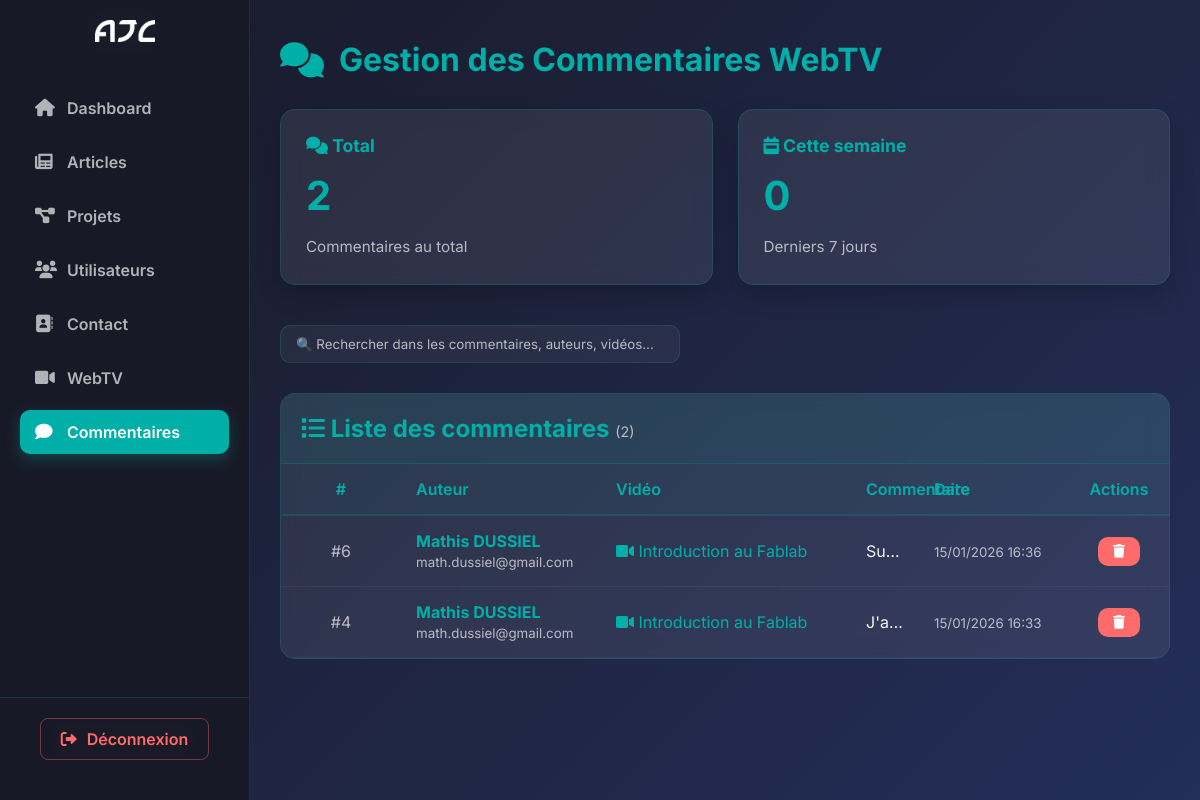
The page /public/index.php?page=admin-comments (signed in) on the database its author committed.
### tables this page shows
CREATE TABLE IF NOT EXISTS `commentaires` (
  `id` int NOT NULL AUTO_INCREMENT,
  `texte` text NOT NULL,
  `user_id` int NOT NULL,
  `video_id` int NOT NULL,
  `created_at` datetime DEFAULT CURRENT_TIMESTAMP,
  PRIMARY KEY (`id`),
  KEY `fk_commentaires_user_id` (`user_id`),
  KEY `fk_commentaires_video_id` (`video_id`)
);

CREATE TABLE IF NOT EXISTS `connexion` (
  `id` int NOT NULL AUTO_INCREMENT,
  `nom` varchar(100) NOT NULL,
  `email` varchar(150) NOT NULL,
  `photo` varchar(255) DEFAULT NULL,
  `mot_de_passe` varchar(255) NOT NULL,
  `role` varchar(50) DEFAULT 'Utilisateur',
  `date_creation` timestamp NULL DEFAULT CURRENT_TIMESTAMP,
  PRIMARY KEY (`id`),
  UNIQUE KEY `email` (`email`)
);

CREATE TABLE IF NOT EXISTS `videos` (
  `id` int NOT NULL AUTO_INCREMENT,
  `titre` varchar(255) NOT NULL,
  `description` text,
  `categorie` varchar(100) DEFAULT NULL,
  `type` enum('local','youtube') DEFAULT 'local',
  `fichier` varchar(255) DEFAULT NULL,
  `youtube_id` varchar(50) DEFAULT NULL,
  `vignette` varchar(255) DEFAULT NULL,
  `vues` int DEFAULT '0',
  `duree` varchar(20) DEFAULT NULL,
  `auteur` varchar(100) DEFAULT NULL,
  `likes` int DEFAULT '0',
  `created_at` timestamp NULL DEFAULT CURRENT_TIMESTAMP,
  PRIMARY KEY (`id`),
  KEY `idx_categorie` (`categorie`),
  KEY `idx_created_at` (`created_at`),
  KEY `idx_vues` (`vues`),
  KEY `idx_type` (`type`),
  KEY `idx_youtube_id` (`youtube_id`)
);

### app/contrôleurs/AdminCommentairesControleur.php (called while the page is built, shortened)
<?php
require_once __DIR__ . '/../modèles/AdminCommentairesModele.php';
class AdminCommentairesControleur
{
    private AdminCommentairesModele $modele;
    public function __construct()
    {
        $this->modele = new AdminCommentairesModele();
    }
    public function handleRequest(?string $action = null): void
    {
        $this->index();
    }
    public function index(): void
    {
        $q = isset($_GET['q']) && trim((string)$_GET['q']) !== '' ? trim((string)$_GET['q']) : null;
        $commentaires = $this->modele->all($q);
        $stats = $this->modele->getStats();
        require __DIR__ . '/../vues/admin/commentaires-admin.php';
    }
}

### app/config/database.php (called while the page is built)
<?php
class Database {
    private $host = '127.0.0.1:3306';
    private $db_name = 'fablab';
    private $username = 'root';
    private $password = '';
    private $charset = 'utf8mb4';
    private $conn;
    public function getConnection() {
        if ($this->conn == null) {
            try {
                $dsn = "mysql:host={$this->host};dbname={$this->db_name};charset={$this->charset}";
                $this->conn = new PDO($dsn, $this->username, $this->password);
                $this->conn->setAttribute(PDO::ATTR_ERRMODE, PDO::ERRMODE_EXCEPTION);
                $this->conn->setAttribute(PDO::ATTR_DEFAULT_FETCH_MODE, PDO::FETCH_ASSOC);
            } catch(PDOException $e) {
                die("Erreur de connexion à la base de données : " . $e->getMessage());
            }
        }
        return $this->conn;
    }
}
function getDatabase() {
    $database = new Database();
    return $database->getConnection();
}
?>

### app/modèles/AdminCommentairesModele.php (called while the page is built, shortened)
<?php
require_once __DIR__ . '/../config/database.php';
class AdminCommentairesModele
{
    private PDO $db;
    public function __construct()
    {
        $this->db = getDatabase();
    }
    public function all(?string $q = null): array
    {
        $params = [];
        $sql = "SELECT
                    c.id, c.video_id, c.user_id,
                    c.texte, c.created_at,
                    v.titre AS video_titre, v.youtube_id,
                    u.nom AS auteur, u.email AS user_email
                FROM commentaires c
                LEFT JOIN videos v ON v.id = c.video_id
                LEFT JOIN connexion u ON u.id = c.user_id";
        $sql .= " ORDER BY c.created_at DESC";
        $stmt = $this->db->prepare($sql);
        $stmt->execute($params);
        return $stmt->fetchAll(PDO::FETCH_ASSOC);
    }
    public function getStats(): array
    {
        $total = (int)$this->db->query("SELECT COUNT(*) FROM commentaires")->fetchColumn();
        $stmt = $this->db->prepare("SELECT COUNT(*) FROM commentaires WHERE created_at >= DATE_SUB(NOW(), INTERVAL 7 DAY)");
        $stmt->execute();
        $recent = (int)$stmt->fetchColumn();
        return [
            'total' => $total,
            'recent' => $recent
        ];
    }
}

### app/vues/admin/commentaires-admin.php (the view, shortened to what this page needs)
<!DOCTYPE html>
<html lang="fr">
<head>
    <link href="https://cdnjs.cloudflare.com/ajax/libs/font-awesome/6.0.0/css/all.min.css" rel="stylesheet">
    <link rel="stylesheet" href="<?= $GLOBALS['baseUrl'] ?>css/admin.css">
</head>
<body>
<div class="admin-container">
    <aside class="sidebar">
        <div>
            <div class="sidebar-logo">
                <a href="?page=admin">
                </a>
            </div>
            <?php require __DIR__ . '/../parties/sidebar.php'; ?>
        </div>
        <div class="sidebar-footer">
            <a href="?page=logout" class="logout-btn">
            </a>
        </div>
    </aside>
    <div class="main-content">
        <div class="dashboard">
            <h1>
                <i class="fas fa-comments"></i>
                Gestion des Commentaires WebTV
            </h1>
            <div class="cards">
                <div class="card">
                    <h3><i class="fas fa-comments"></i> Total</h3>
                    <div class="card-value"><?= $stats['total'] ?? 0 ?></div>
                    <p>Commentaires au total</p>
                </div>
                <div class="card">
                    <h3><i class="fas fa-calendar-week"></i> Cette semaine</h3>
                    <div class="card-value"><?= $stats['recent'] ?? 0 ?></div>
                    <p>Derniers 7 jours</p>
                </div>
            </div>
            <div class="action-buttons">
                <form method="get" style="flex: 1; max-width: 500px;">
                    <div class="search-bar">
                        <input
                            type="text"
                            name="q"
                            placeholder="🔍 Rechercher dans les commentaires, auteurs, vidéos..."
                            value="<?= htmlspecialchars($_GET['q'] ?? '') ?>"
                        >
                    </div>
                </form>
            </div>
            <div class="articles-table">
                <div class="table-header">
                    <h2>
                        <i class="fas fa-list"></i>
                        Liste des commentaires
                        <span style="font-size: 0.9rem; color: var(--text-muted); font-weight: 400;">
                            (<?= count($commentaires) ?>)
                        </span>
                    </h2>
                </div>
                <?php if (!empty($commentaires)): ?>
                    <table>
                        <thead>
                            <tr>
                                <th width="50">#</th>
                                <th width="200">Auteur</th>
                                <th width="250">Vidéo</th>
                                <th>Commentaire</th>
                                <th width="150">Date</th>
                                <th width="100" style="text-align: center;">Actions</th>
                            </tr>
                        </thead>
                        <tbody>
                            <?php foreach ($commentaires as $c): ?>
                                <tr>
                                    <td style="color: var(--text-muted);">#<?= (int)$c['id'] ?></td>
                                    <td>
                                        <strong style="color: var(--primary-color);">
                                            <?= htmlspecialchars($c['auteur'] ?? 'Inconnu') ?>
                                        </strong>
                                        <?php if (!empty($c['user_email'])): ?>
                                            <br>
                                            <small style="color: var(--text-muted);">
                                                <?= htmlspecialchars($c['user_email']) ?>
                                            </small>
                                        <?php endif; ?>
                                    </td>
                                    <td>
                                        <?php if (!empty($c['video_titre'])): ?>
                                            <a href="?page=webtv&video=<?= (int)$c['video_id'] ?>"
                                               target="_blank"
                                               style="color: var(--primary-color); text-decoration: none;">
                                                <i class="fas fa-video"></i>
                                                <?= htmlspecialchars($c['video_titre']) ?>
                                            </a>
                                        <?php else: ?>
                                            <span style="color: var(--text-muted);">—</span>
                                        <?php endif; ?>
                                    </td>
                                    <td>
                                        <div style="max-width: 400px; overflow: hidden; text-overflow: ellipsis;">
                                            <?= htmlspecialchars($c['texte'] ?? '') ?>
                                        </div>
                                    </td>
                                    <td>
                                        <small style="color: var(--text-muted);">
                                            <?= !empty($c['created_at']) ? date('d/m/Y H:i', strtotime($c['created_at'])) : '—' ?>
                                        </small>
                                    </td>
                                    <td style="text-align: center;">
                                        <form method="post" style="display: inline;" onsubmit="return confirm('Supprimer ce commentaire définitivement ?');">
                                            <button type="submit" class="btn btn-danger btn-small" title="Supprimer">
                                                <i class="fas fa-trash"></i>
                                            </button>
                                        </form>
                                    </td>
                                </tr>
                            <?php endforeach; ?>
                        </tbody>
                    </table>
                <?php endif; ?>
            </div>
        </div>
    </div>
</div>
</body>
</html>

### rows shown on the page
commentaires: id "6", user.nom "Mathis DUSSIEL", user.email "math.dussiel@gmail.com", video.titre "Introduction au Fablab", texte "Su…", created_at "15/01/2026 16:36"
commentaires: id "4", user.nom "Mathis DUSSIEL", user.email "math.dussiel@gmail.com", video.titre "Introduction au Fablab", texte "J'a…", created_at "15/01/2026 16:33"

### other values the page prints
$stats['total'] "2"
$stats['recent'] "0"
count($commentaires) "2"
